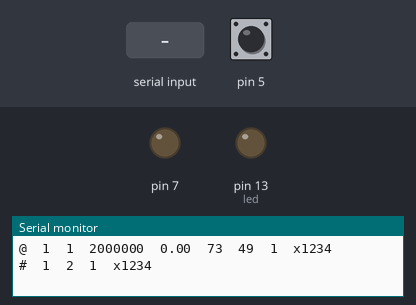
This sketch was run on a simulated Arduino Uno, built with avr-gcc and run on an emulated ATmega328P. Shown: output pins drawn as LEDs (lit = HIGH), the last lines printed to the serial monitor. The test bench sets the inputs (shaded band); at power-on: pin 5 HIGH. Random numbers use the default seed unless the sketch sets one.

Above: at 1.2 s.
1.3 s: "S" received over Serial
4.3 s: "Q" received over Serial
At 6.3 s:
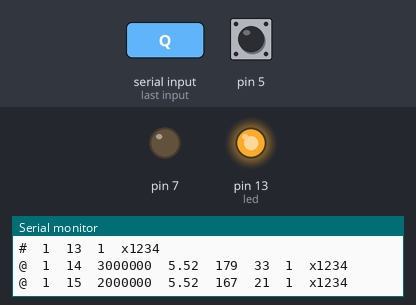
Timing chart, 0 to 9.0 s (numbered marks = the images above; inputs shaded):
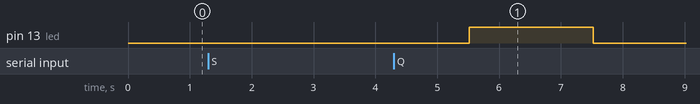

The sketch:

arduinoDecoderDummyAMB.ino
```cpp
boolean started = false;
char inByte;
int led = 13;
int counter = 200;
int burst = 2000;

int packet = 0;

#define PING 5000;
long pingtime = 0;
long cartime = 0;

long cars[] = {2000000,3000000,4000000,5000000,6000000,7000000,8000000 };

void setup() {
  Serial.begin(115200);
  pinMode(led, OUTPUT);
  pinMode(7, OUTPUT);
  digitalWrite(7, LOW);
    pinMode(5, INPUT);
  digitalWrite(5, HIGH);
}

void loop() {

  if (pingtime < millis()) {
    sendPing();
    pingtime = millis() + PING;
  }
  if (cartime < millis()) {
    sendCar();
    cartime = millis() + 1000 + random(1000);
  }
  if(digitalRead(5)) {
    burst = 2000;
    //Serial.println("knapp");
  }
  else {
    burst = 0;
  }

  if (started) {
    digitalWrite(led, HIGH);
    counter++;
    if (counter >=210) {
      counter = 200;
    }
    sendCar();
    delay(burst);        // delay in between reads for stability
  }
  else {
    digitalWrite(led, LOW);
  }

  if (Serial.available() > 0) {
    // get incoming byte:
    inByte = Serial.read();
    if (inByte == 'S') {
      started = true;
      delay(2000);

      for (int i=0;i<10;i++) {
        counter++;
        if (counter >=210) {
          counter = 200;
        }
        sendCar();
        delay(20);
      }
      delay(2000);
    }
    if (inByte == 'Q') {
      started = false;
    }
    }
}
void sendCar() {
  packet +=1;
  int car = counter;//analogRead(A0);
  long transponder = cars[random(7)];
  float time1 = float(millis())/1000.0;
  int hit = random(200);
  int str = random(200);

  Serial.print("@");
  Serial.print("\t");

  Serial.print("1");
  Serial.print("\t");

  Serial.print(packet);
  Serial.print("\t");

  Serial.print(transponder);
  Serial.print("\t");

  Serial.print(time1);
  Serial.print("\t");

  Serial.print(str);
  Serial.print("\t");

   Serial.print(hit);
  Serial.print("\t");

  Serial.print("1");
  Serial.print("\t");

  Serial.println("x1234");  // TODO Checksum;
}

void sendPing() {
  packet +=1;
    Serial.print("#");
  Serial.print("\t");

  Serial.print("1");
  Serial.print("\t");

  Serial.print(packet);
  Serial.print("\t");

  Serial.print("1");
  Serial.print("\t");

  Serial.println("x1234");  // TODO Checksum

}
```
